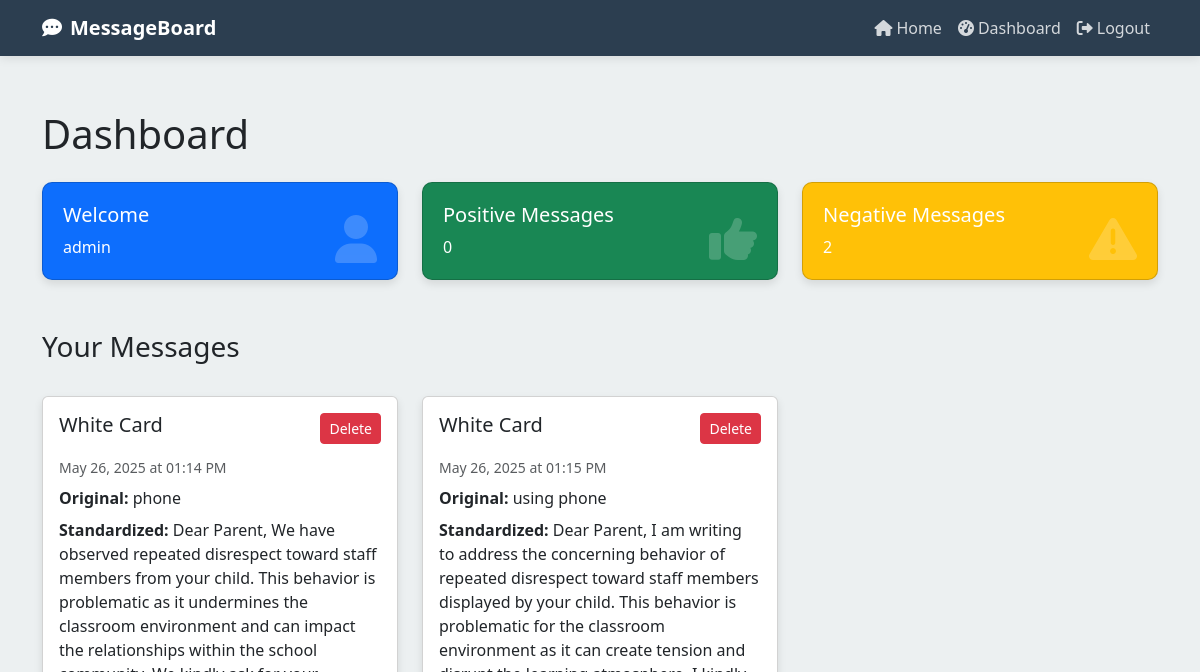
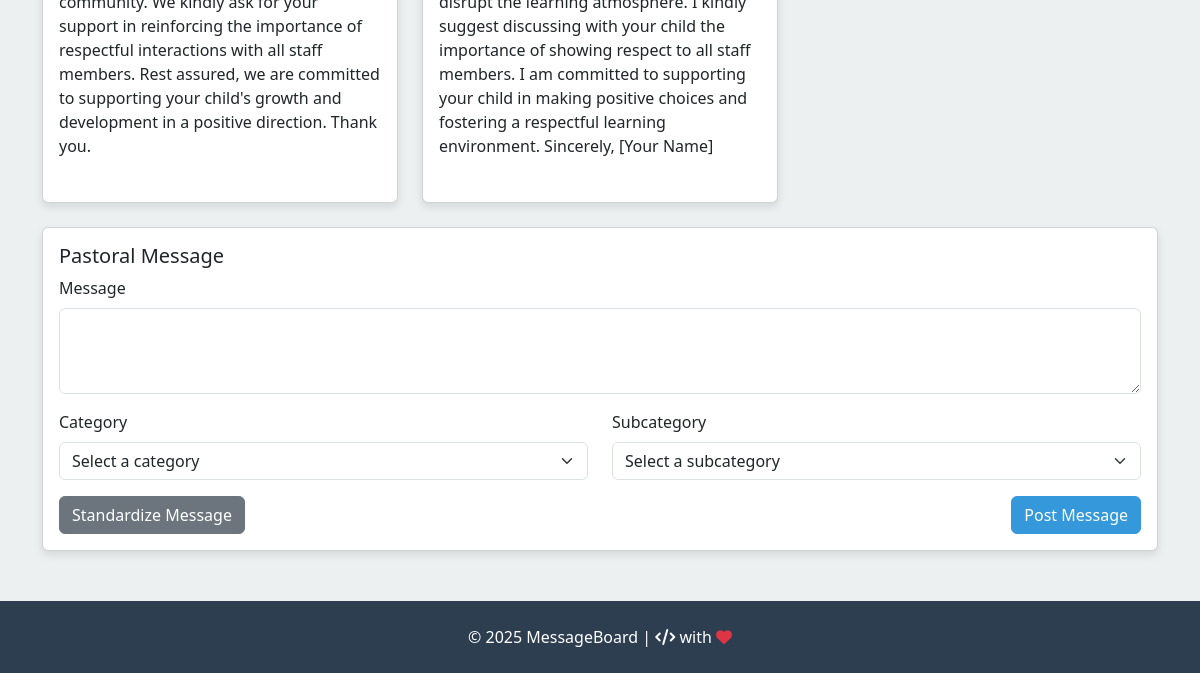
The page /dashboard (signed in) on the database as committed earlier (2 pictures, top to bottom).
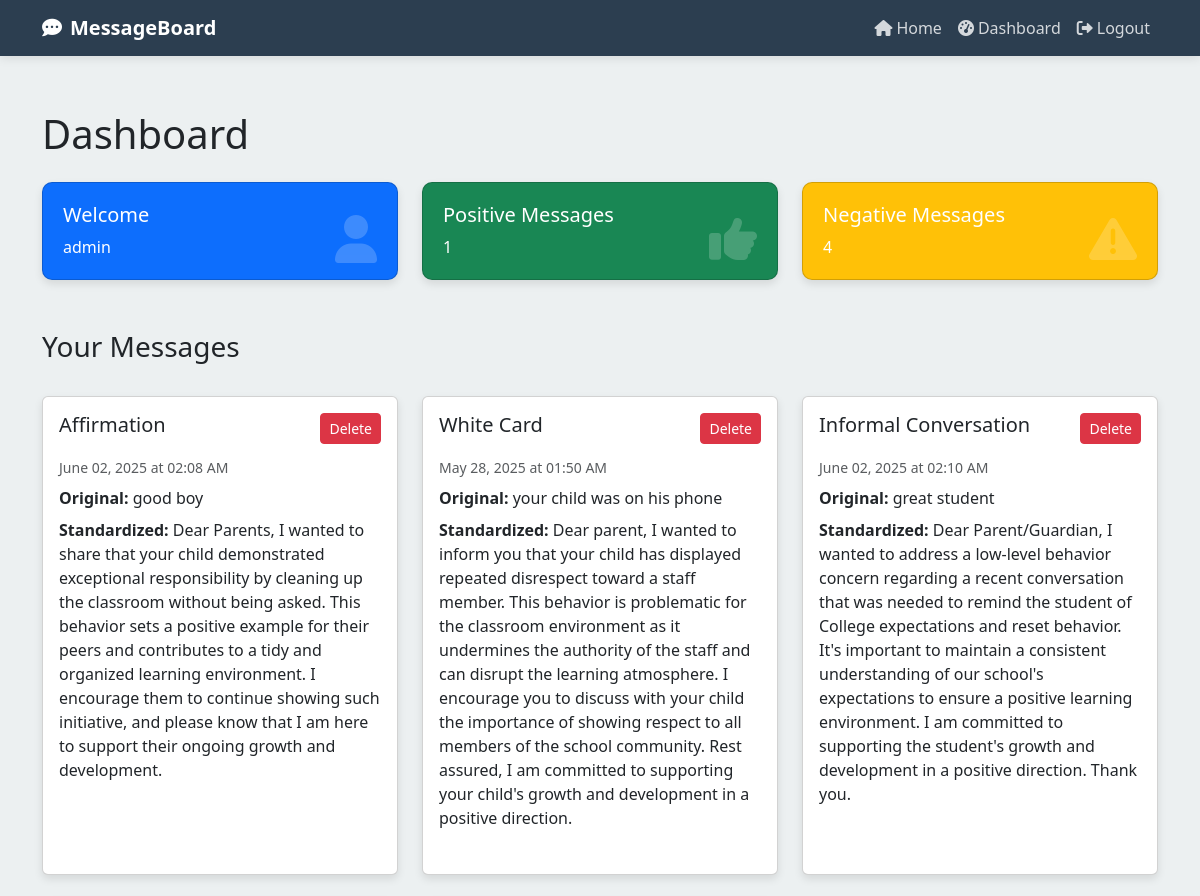
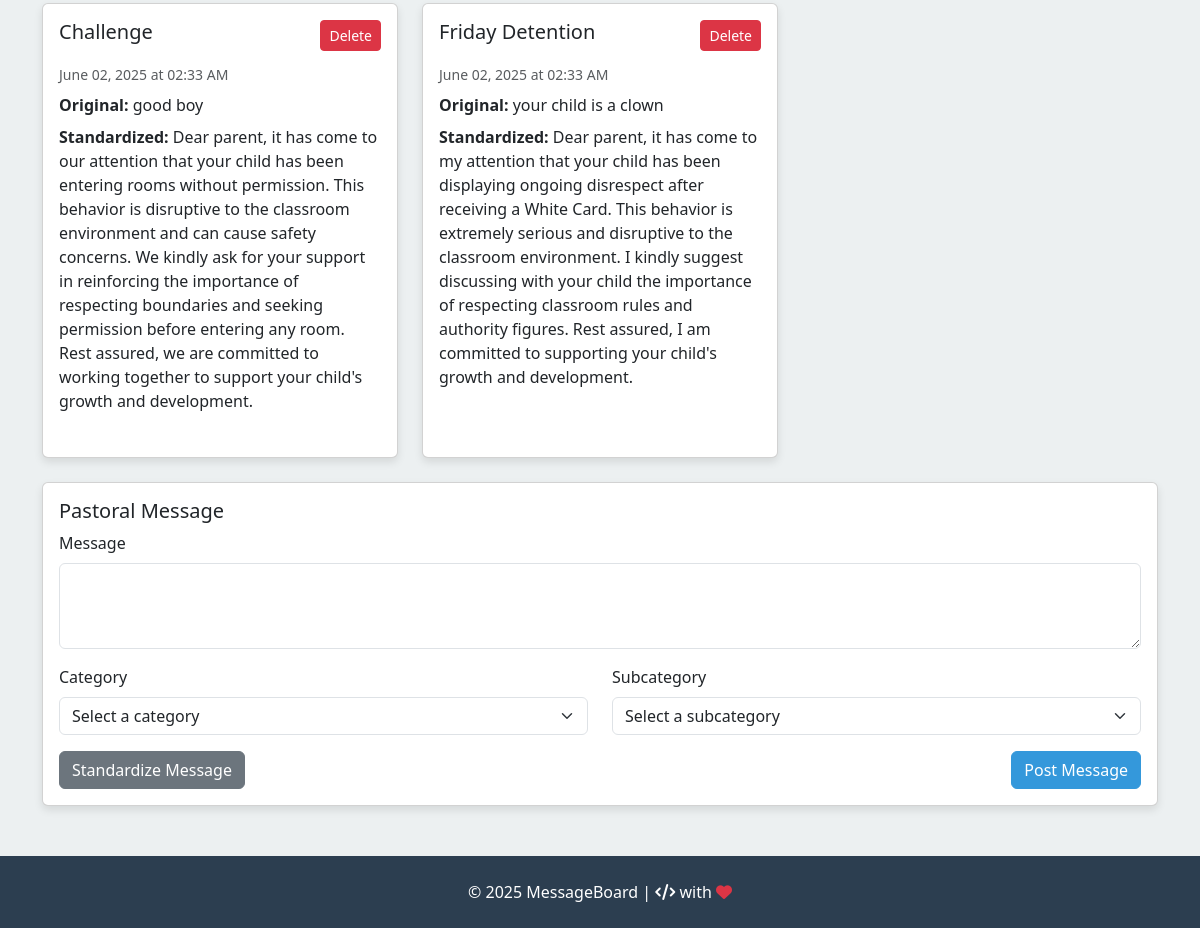
The same page on the database as committed later (2 pictures, top to bottom).
### setup_db.py (models this page shows)
class User(Base):
    __tablename__ = 'users'
    id = Column(Integer, primary_key=True)
    username = Column(String, unique=True, nullable=False)
    password = Column(String, nullable=False)
    joined_date = Column(DateTime, default=datetime.utcnow)
    messages = relationship('Messages', backref='user', lazy='select', cascade="all, delete-orphan")

class Messages(Base):
    __tablename__ = 'messages'
    id = Column(Integer, primary_key=True)
    name = Column(String, nullable=False)
    user_id = Column(Integer, ForeignKey('users.id'), nullable=False)
    created_at = Column(DateTime, default=datetime.utcnow)
    severity = Column(String, nullable=False)  # Column for severity (positive/negative)
    standardized_message = Column(Text)  # New column for storing standardized messages from OpenAI
    subcategory = Column(String)  # Added subcategory field

### Software-Engineering-Project.py (the view)
@app.route('/dashboard')
def dashboard():
    if 'user_id' not in session:
        flash("You need to log in to access the dashboard.", "error")
        return redirect(url_for('login'))
    user = get_user_by_id(session['user_id'])
    filter_type = request.args.get('filter', None)
    positive_messages = db_session.query(Messages).filter_by(user_id=session['user_id'], severity="positive").all()
    negative_messages = db_session.query(Messages).filter_by(user_id=session['user_id'], severity="negative").all()
    if filter_type == 'positive':
        messages = positive_messages
    elif filter_type == 'negative':
        messages = negative_messages
    else:
        messages = positive_messages + negative_messages
    return render_template('dashboard.html',
                           username=session.get('username', 'User'),
                           positive_messages=positive_messages,
                           negative_messages=negative_messages,
                           messages=messages,
                           active_filter=filter_type,
                           pastoral_message="Enter pastoral message here")

### Software-Engineering-Project.py (called while the page is built)
@app.teardown_appcontext
def shutdown_session(exception=None):
    db_session.remove()

### query_db.py (called while the page is built)
def get_user_by_id(user_id):
    return session.query(User).filter_by(id=user_id).first()

### Templates/dashboard.html (shortened to what this page needs)
{% extends "base.html" %}
{% block content %}
<h1 class="mb-4">Dashboard</h1>
<div class="row dashboard-stats">
    <div class="col-md-4">
        <div class="card stat-card bg-primary text-white">
            <div class="stat-icon">
                <i class="fas fa-user"></i>
            </div>
            <h5 class="card-title">Welcome</h5>
            <p class="card-text">{{ username }}</p>
        </div>
    </div>
    <div class="col-md-4">
        <div id="positive-filter" class="card stat-card bg-success text-white" style="cursor: pointer;" title="Click to filter positive messages">
            <div class="stat-icon">
                <i class="fas fa-thumbs-up"></i>
            </div>
            <h5 class="card-title">Positive Messages</h5>
            <p class="card-text">{{ positive_messages|length }}</p>
        </div>
    </div>
    <div class="col-md-4">
        <div id="negative-filter" class="card stat-card bg-warning text-white" style="cursor: pointer;" title="Click to filter negative messages">
            <div class="stat-icon">
                <i class="fas fa-exclamation-triangle"></i>
            </div>
            <h5 class="card-title">Negative Messages</h5>
            <p class="card-text">{{ negative_messages|length }}</p>
        </div>
    </div>
</div>
<div class="d-flex justify-content-between align-items-center mb-4">
    <h3>Your Messages</h3>
</div>
{% if messages %}
<div class="row">
    {% for message in messages %}
    <div class="col-md-4 mb-4">
        <div class="card message-card">
            <div class="card-body">
                <div class="d-flex justify-content-between align-items-start mb-2">
                    <h5 class="card-title">{{ message.subcategory }}</h5>
                    <form action="{{ url_for('delete_message', message_id=message.id) }}" method="POST" style="display: inline;">
                        <button type="submit" class="btn btn-sm btn-danger" onclick="return confirm('Are you sure?')">Delete</button>
                    </form>
                </div>
                <p class="text-muted small">{{ message.created_at.strftime('%B %d, %Y at %I:%M %p') }}</p>
                <p><strong>Original:</strong> {{ message.name }}</p>
                <p class="standardized-text"><strong>Standardized:</strong> {{ message.standardized_message }}</p>
            </div>
        </div>
    </div>
    {% endfor %}
</div>
{% else %}
<div class="alert alert-info">
    <p>You haven't created any messages yet. Use the form below to create your first message.</p>
</div>
{% endif %}
<div class="card">
    <div class="card-body">
        <h5 class="card-title">Pastoral Message</h5>
        <form id="message-form" method="POST" action="{{ url_for('create_message') }}">
            <div class="mb-3">
                <label for="message-name" class="form-label">Message</label>
                <textarea class="form-control" id="message-name" name="name" rows="3" required></textarea>
            </div>
            <div class="row">
                <div class="col-md-6 mb-3">
                    <label for="category" class="form-label">Category</label>
                    <select class="form-select" id="category" name="category" required>
                        <option value="" disabled selected>Select a category</option>
                    </select>
                </div>
                <div class="col-md-6 mb-3">
                    <label for="subcategory" class="form-label">Subcategory</label>
                    <select class="form-select" id="subcategory" name="subcategory" required>
                        <option value="" disabled selected>Select a subcategory</option>
                    </select>
                </div>
            </div>
            <div class="d-flex justify-content-between">
                <button type="button" id="standardize-btn" class="btn btn-secondary">Standardize Message</button>
                <button type="submit" class="btn btn-primary">Post Message</button>
            </div>
        </form>
    </div>
</div>
{% endblock %}

### Templates/base.html (shortened to what this page needs)
<!DOCTYPE html>
<html lang="en">
<head>
    <link href="https://cdn.jsdelivr.net/npm/bootstrap@5.3.0-alpha1/dist/css/bootstrap.min.css" rel="stylesheet">
    <link rel="stylesheet" href="https://cdnjs.cloudflare.com/ajax/libs/font-awesome/6.0.0/css/all.min.css">
</head>
<body>
    <nav class="navbar navbar-expand-lg navbar-dark fixed-top">
        <div class="container">
            <a class="navbar-brand" href="{{ url_for('title_page') }}">
                <i class="fas fa-comment-dots me-2"></i>MessageBoard
            </a>
            <div class="collapse navbar-collapse" id="navbarNav">
                <ul class="navbar-nav ms-auto">
                    <li class="nav-item">
                        <a class="nav-link" href="{{ url_for('title_page') }}">
                            <i class="fas fa-home me-1"></i>Home
                        </a>
                    </li>
                    {% if 'user_id' not in session %}
                    <li class="nav-item">
                        <a class="nav-link" href="{{ url_for('login') }}">
                            <i class="fas fa-sign-in-alt me-1"></i>Login
                        </a>
                    </li>
                    <li class="nav-item">
                        <a class="nav-link" href="{{ url_for('signup') }}">
                            <i class="fas fa-user-plus me-1"></i>Sign Up
                        </a>
                    </li>
                    {% else %}
                    <li class="nav-item">
                        <a class="nav-link" href="{{ url_for('dashboard') }}">
                            <i class="fas fa-tachometer-alt me-1"></i>Dashboard
                        </a>
                    </li>
                    <li class="nav-item">
                        <a class="nav-link" href="{{ url_for('logout') }}">
                            <i class="fas fa-sign-out-alt me-1"></i>Logout
                        </a>
                    </li>
                    {% endif %}
                </ul>
            </div>
        </div>
    </nav>
    <main class="content-section">
        <div class="container">
            {% block content %}{% endblock %}
        </div>
    </main>
    <footer class="py-4">
        <div class="container text-center">
            <p class="mb-0">&copy; 2025 MessageBoard | <i class="fas fa-code"></i> with <i class="fas fa-heart text-danger"></i></p>
        </div>
    </footer>
</body>
</html>

### Templates/base.html (style rules this page uses)
:root { --primary-color: #3498db; --secondary-color: #2c3e50; --accent-color: #e74c3c; --light-color: #ecf0f1; --dark-color: #2c3e50; }
body { font-family: 'Segoe UI', Tahoma, Geneva, Verdana, sans-serif; background-color: var(--light-color); padding-top: 56px; min-height: 100vh; display: flex; flex-direction: column; }
.navbar { background-color: var(--secondary-color); box-shadow: 0 2px 10px rgba(0,0,0,0.1); }
.navbar-brand { font-weight: bold; color: white !important; }
.nav-link { color: rgba(255,255,255,0.8) !important; transition: color 0.3s; }
.btn-primary { background-color: var(--primary-color); border-color: var(--primary-color); }
.card { box-shadow: 0 4px 8px rgba(0,0,0,0.1); transition: transform 0.3s; margin-bottom: 20px; }
footer { background-color: var(--secondary-color); color: white; padding: 20px 0; margin-top: auto; }
.content-section { animation: fadeIn 0.5s ease-in-out; padding: 30px 0; }

### Templates/dashboard.html (style rules this page uses)
.dashboard-stats { margin-bottom: 30px; }
.stat-card { border-radius: 10px; padding: 20px; position: relative; overflow: hidden; transition: transform 0.2s ease, box-shadow 0.2s ease; }
.stat-card .stat-icon { position: absolute; right: 20px; top: 20px; font-size: 3rem; opacity: 0.2; }
.message-card { transition: all 0.3s; height: 100%; display: flex; flex-direction: column; }
.message-card .card-body { flex: 1; display: flex; flex-direction: column; }
.message-card .card-title { margin-bottom: 12px; }
.message-card p { margin-bottom: 8px; }
.standardized-text { flex-grow: 1; }

Rows that differ between the two databases and show on the page:
removed Messages: subcategory "White Card", created_at "May 26, 2025 at 01:15 PM", name "using phone", standardized_message "Dear Parent, I am writing to address the concerning behavior of repeated disrespect toward staff members displayed by your child. This behavior is problematic for the classroom environment as it can create tension and disrupt the learning atmosphere. I kindly suggest discussing with your child the importance of showing respect to all staff members. I am committed to supporting your child in making positive choices and fostering a respectful learning environment. Sincerely, [Your Name]"
added Messages: subcategory "Affirmation", created_at "June 02, 2025 at 02:08 AM", name "good boy", standardized_message "Dear Parents, I wanted to share that your child demonstrated exceptional responsibility by cleaning up the classroom without being asked. This behavior sets a positive example for their peers and contributes to a tidy and organized learning environment. I encourage them to continue showing such initiative, and please know that I am here to support their ongoing growth and development."
changed Messages "White Card": created_at "May 26, 2025 at 01:14 PM" → "May 28, 2025 at 01:50 AM"; name "phone" → "your child was on his phone"; standardized_message "Dear Parent, We have observed repeated disrespect toward staff members from your child. This behavior is problematic as it undermines the classroom environment and can impact the relationships within the school community. We kindly ask for your support in reinforcing the importance of respectful interactions with all staff members. Rest assured, we are committed to supporting your child's growth and development in a positive direction. Thank you." → "Dear parent, I wanted to inform you that your child has displayed repeated disrespect toward a staff member. This behavior is problematic for the classroom environment as it undermines the authority of the staff and can disrupt the learning atmosphere. I encourage you to discuss with your child the importance of showing respect to all members of the school community. Rest assured, I am committed to supporting your child's growth and development in a positive direction."
added Messages: subcategory "Informal Conversation", created_at "June 02, 2025 at 02:10 AM", name "great student", standardized_message "Dear Parent/Guardian, I wanted to address a low-level behavior concern regarding a recent conversation that was needed to remind the student of College expectations and reset behavior. It's important to maintain a consistent understanding of our school's expectations to ensure a positive learning environment. I am committed to supporting the student's growth and development in a positive direction. Thank you."
added Messages: subcategory "Challenge", created_at "June 02, 2025 at 02:33 AM", name "good boy", standardized_message "Dear parent, it has come to our attention that your child has been entering rooms without permission. This behavior is disruptive to the classroom environment and can cause safety concerns. We kindly ask for your support in reinforcing the importance of respecting boundaries and seeking permission before entering any room. Rest assured, we are committed to working together to support your child's growth and development."
added Messages: subcategory "Friday Detention", created_at "June 02, 2025 at 02:33 AM", name "your child is a clown", standardized_message "Dear parent, it has come to my attention that your child has been displaying ongoing disrespect after receiving a White Card. This behavior is extremely serious and disruptive to the classroom environment. I kindly suggest discussing with your child the importance of respecting classroom rules and authority figures. Rest assured, I am committed to supporting your child's growth and development."
Other text that changed with them:
{{ positive_messages|length }}: "0" → "1"
{{ negative_messages|length }}: "2" → "4"
